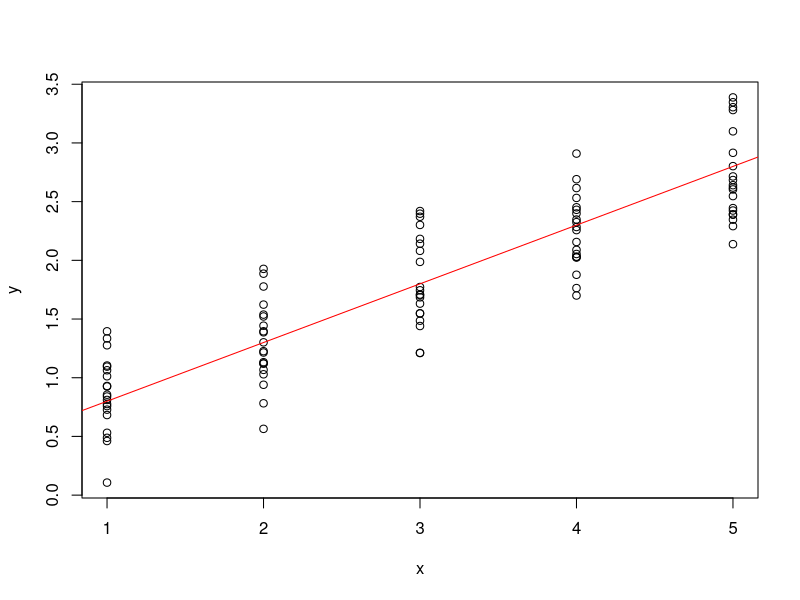
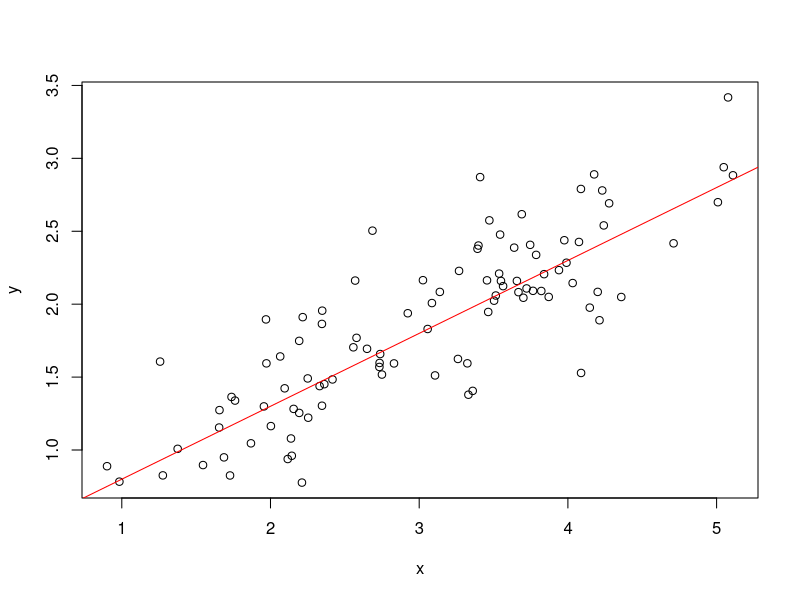
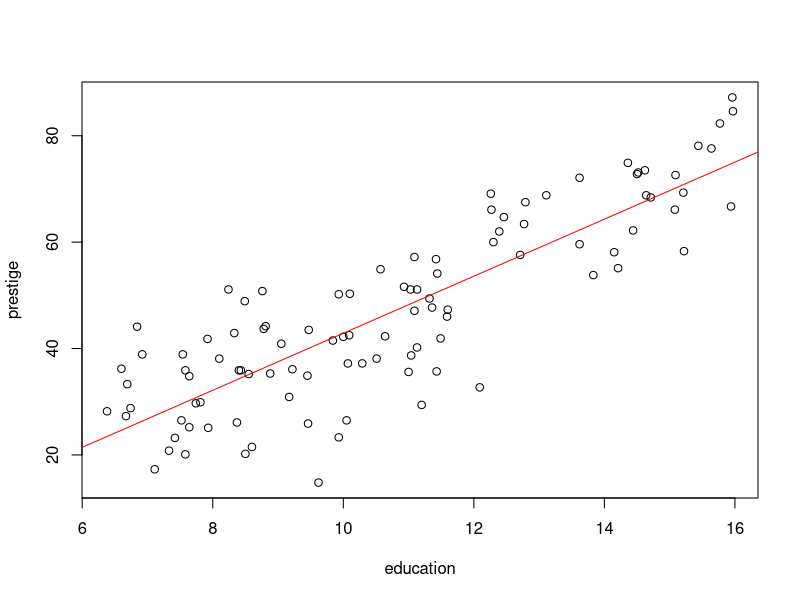
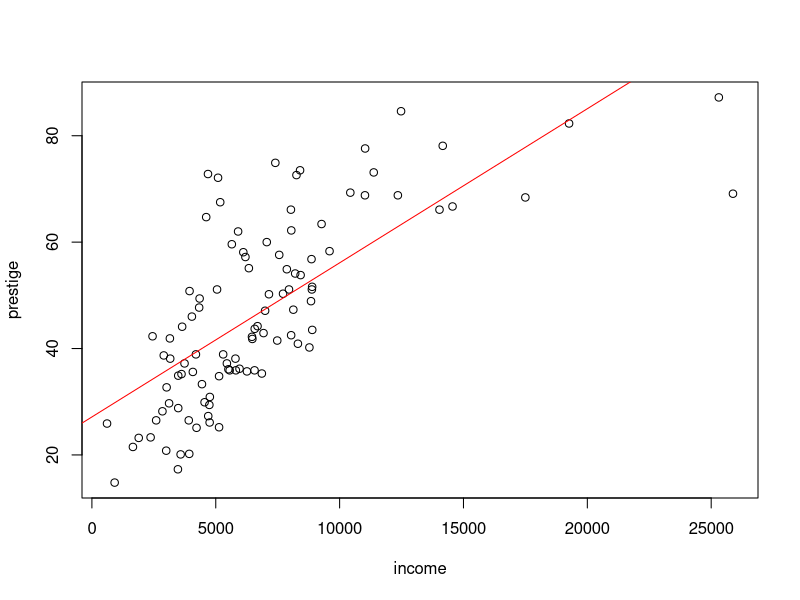
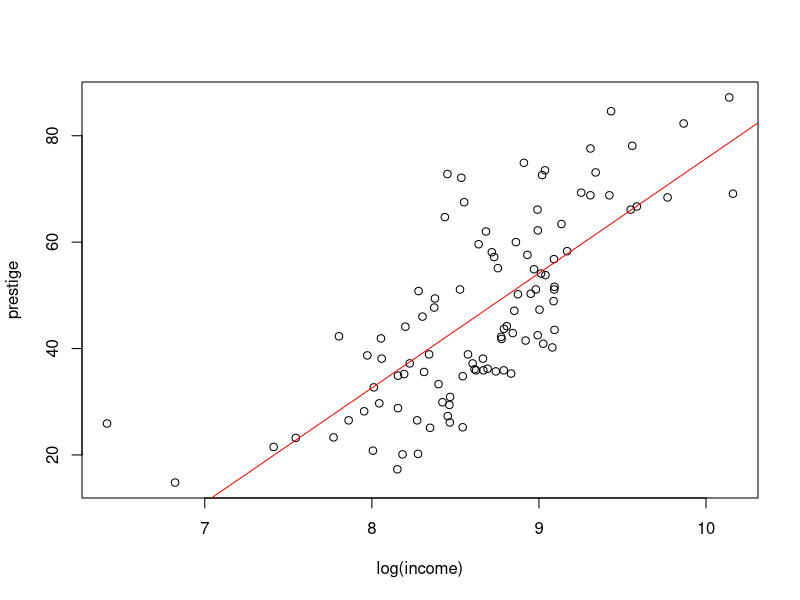

Write R code to recreate these figures, in order.
set.seed(2)


x <- rep(1:5,each=20)
y <- 0.3 + 0.5*x + rnorm(n=length(x),sd=.3)
plot(x,y)
abline(a=.3,b=.5,col="red")


x <- rnorm(n=100,mean=3)
y <- 0.3 + 0.5*x + rnorm(n=length(x),sd=.3)
plot(x,y)
abline(a=.3,b=.5,col="red")


# Let's create some artificial data
set.seed(2)

x <- rep(1:5,each=20)
y <- 0.3 + 0.5*x + rnorm(n=length(x),sd=.3)
DataFrame1 <- data.frame(x,y)

x <- rnorm(n=100,mean=3)
y <- 0.3 + 0.5*x + rnorm(n=length(x),sd=.3)
DataFrame2 <- data.frame(x,y)

# 'Unclutter' the workspace
rm(x,y)


#We get the data from a data frame
lm1 <- lm(y~x,data=DataFrame1)

# The "lm" object
print(lm1)


# The coefficients
coef(lm1)


# A model summary
summary(lm1)

library(car)

# Years of education as independent variable
lm.prestige_education <- lm(prestige~education,
                            data=Prestige)
summary(lm.prestige_education)


plot(prestige~education,data=Prestige)
abline(lm.prestige_education,col="red")


# Income as independent variable
lm.prestige_income <- lm(prestige~income,
                            data=Prestige)
summary(lm.prestige_income)


plot(prestige~income,data=Prestige)
abline(lm.prestige_income,col="red")
# Not a very good fit, apparently.


# Logarithm of income as independent variable
lm.prestige_logincome <- lm(prestige~log(income),
                            data=Prestige)
summary(lm.prestige_logincome)


plot(prestige~log(income),data=Prestige)
abline(lm.prestige_logincome,col="red")


lm.prestige_biv <- lm(prestige~education+log(income),
                            data=Prestige)
summary(lm.prestige_biv)


# We really want to compare the relevance of the variables,
# thus we ask for standardised coefficients
# 'scale' does the trick
lm.prestige_biv.std <- lm(scale(prestige)~scale(education)+scale(log(income))-1,
                            data=Prestige)
summary(lm.prestige_biv.std)


